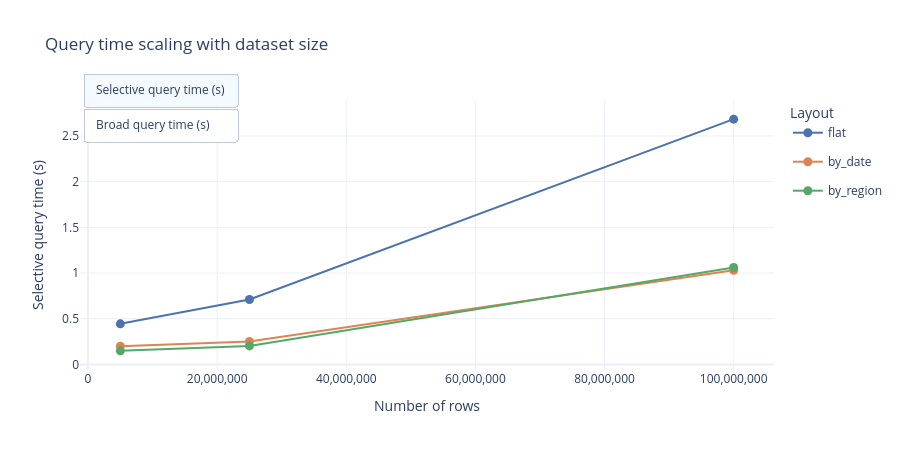

Here is the notebook cell this chart was saved with:
### Markdown cell above
## 5. Scaling Behaviour

How does each layout scale as data grows from S to L?
Use the **buttons** to switch between selective and broad query scaling.
by_date shows super-linear growth on broad query due to file-count overhead.

### Code cell
row_counts = [SIZE_ROWS[s] for s in SIZES]

fig = go.Figure()

for m_idx, (col, label) in enumerate(query_metrics):
    for layout in LAYOUT_ORDER:
        subset = df[df["layout"] == layout].set_index("size").reindex(SIZES)
        fig.add_trace(go.Scatter(
            name=layout,
            x=row_counts,
            y=subset[col].values,
            mode="lines+markers",
            marker=dict(size=9),
            line=dict(color=COLORS[layout], width=2),
            visible=(m_idx == 0),
            legendgroup=layout,
            showlegend=(m_idx == 0),
            hovertemplate=layout + ": %{y:.3f}s<extra></extra>",
        ))

n = len(LAYOUT_ORDER)
buttons = []
for m_idx, (col, label) in enumerate(query_metrics):
    visible = [False] * (len(query_metrics) * n)
    for i in range(n):
        visible[m_idx * n + i] = True
    buttons.append(dict(
        label=label,
        method="update",
        args=[{"visible": visible}, {"yaxis.title.text": label}],
    ))

fig.update_layout(
    title_text="Query time scaling with dataset size",
    xaxis_title="Number of rows",
    xaxis_tickformat=",.0f",
    yaxis_title="Selective query time (s)",
    height=450,
    legend_title="Layout",
    template="plotly_white",
    updatemenus=[dict(
        type="buttons",
        x=0.005, y=1.1,
        xanchor="left",
        showactive=True,
        buttons=buttons,
    )],
)
fig.show()

### Figure 1 — Plotly figure (JSON) as saved in the notebook; plotly's stock layout.template omitted (floating-point values rounded to 4 significant figures)
{"data": [{"hovertemplate": "flat: %{y:.3f}s<extra></extra>", "legendgroup": "flat", "line": {"color": "#4C72B0", "width": 2}, "marker": {"size": 9}, "mode": "lines+markers", "name": "flat", "showlegend": true, "type": "scatter", "visible": true, "x": [5000000, 25000000, 100000000], "y": [0.4441, 0.7105, 2.684]}, {"hovertemplate": "by_date: %{y:.3f}s<extra></extra>", "legendgroup": "by_date", "line": {"color": "#DD8452", "width": 2}, "marker": {"size": 9}, "mode": "lines+markers", "name": "by_date", "showlegend": true, "type": "scatter", "visible": true, "x": [5000000, 25000000, 100000000], "y": [0.1984, 0.2521, 1.03]}, {"hovertemplate": "by_region: %{y:.3f}s<extra></extra>", "legendgroup": "by_region", "line": {"color": "#55A868", "width": 2}, "marker": {"size": 9}, "mode": "lines+markers", "name": "by_region", "showlegend": true, "type": "scatter", "visible": true, "x": [5000000, 25000000, 100000000], "y": [0.1483, 0.2024, 1.061]}, {"hovertemplate": "flat: %{y:.3f}s<extra></extra>", "legendgroup": "flat", "line": {"color": "#4C72B0", "width": 2}, "marker": {"size": 9}, "mode": "lines+markers", "name": "flat", "showlegend": false, "type": "scatter", "visible": false, "x": [5000000, 25000000, 100000000], "y": [0.2618, 0.4359, 1.762]}, {"hovertemplate": "by_date: %{y:.3f}s<extra></extra>", "legendgroup": "by_date", "line": {"color": "#DD8452", "width": 2}, "marker": {"size": 9}, "mode": "lines+markers", "name": "by_date", "showlegend": false, "type": "scatter", "visible": false, "x": [5000000, 25000000, 100000000], "y": [1.548, 1.913, 8.201]}, {"hovertemplate": "by_region: %{y:.3f}s<extra></extra>", "legendgroup": "by_region", "line": {"color": "#55A868", "width": 2}, "marker": {"size": 9}, "mode": "lines+markers", "name": "by_region", "showlegend": false, "type": "scatter", "visible": false, "x": [5000000, 25000000, 100000000], "y": [0.1583, 0.7193, 2.644]}], "layout": {"height": 450, "legend": {"title": {"text": "Layout"}}, "title": {"text": "Query time scaling with dataset size"}, "updatemenus": [{"buttons": [{"args": [{"visible": [true, true, true, false, false, false]}, {"yaxis.title.text": "Selective query time (s)"}], "label": "Selective query time (s)", "method": "update"}, {"args": [{"visible": [false, false, false, true, true, true]}, {"yaxis.title.text": "Broad query time (s)"}], "label": "Broad query time (s)", "method": "update"}], "showactive": true, "type": "buttons", "x": 0.005, "xanchor": "left", "y": 1.1}], "xaxis": {"tickformat": ",.0f", "title": {"text": "Number of rows"}}, "yaxis": {"title": {"text": "Selective query time (s)"}}}}
